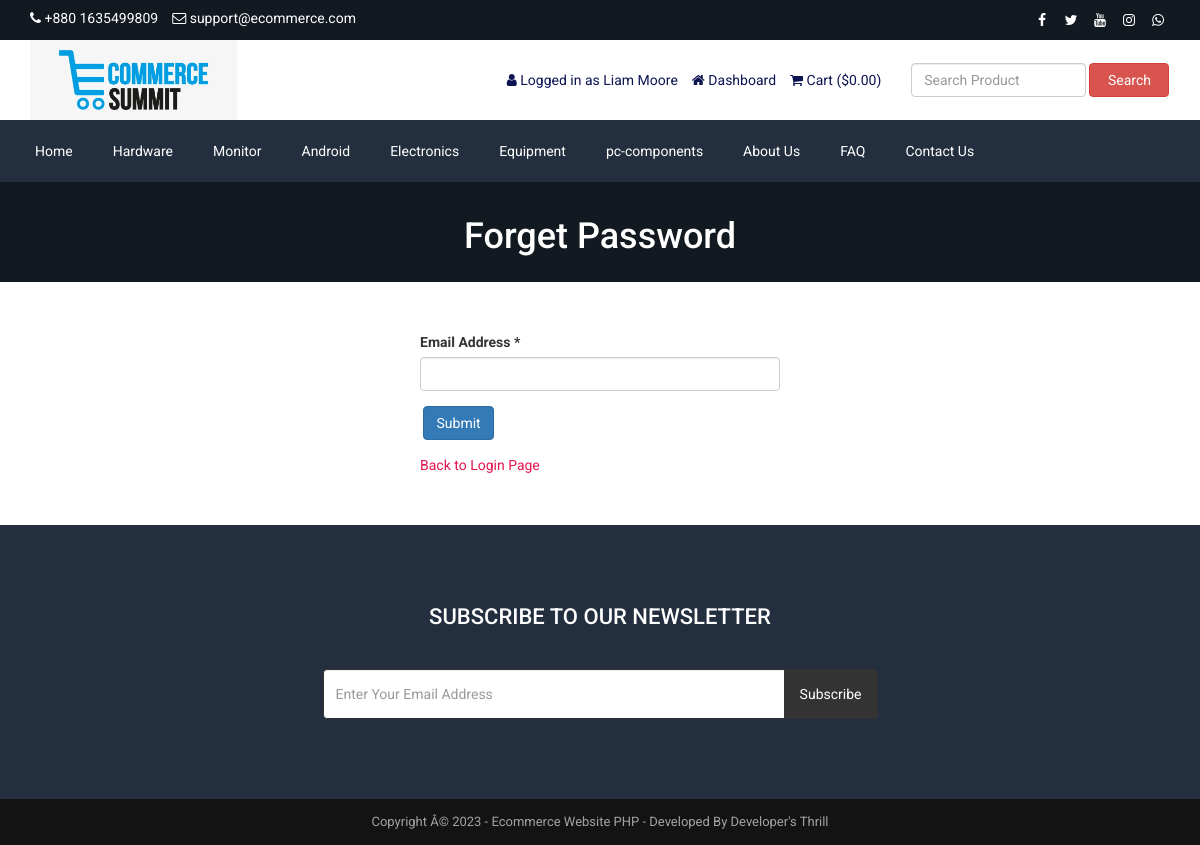
The page /forget-password.php (signed in) on the database its author committed.
### tables this page shows
CREATE TABLE `tbl_settings` (
  `id` int(11) NOT NULL,
  `logo` varchar(255) NOT NULL,
  `favicon` varchar(255) NOT NULL,
  `footer_about` text NOT NULL,
  `footer_copyright` text NOT NULL,
  `contact_address` text NOT NULL,
  `contact_email` varchar(255) NOT NULL,
  `contact_phone` varchar(255) NOT NULL,
  `contact_fax` varchar(255) NOT NULL,
  `contact_map_iframe` text NOT NULL,
  `receive_email` varchar(255) NOT NULL,
  `receive_email_subject` varchar(255) NOT NULL,
  `receive_email_thank_you_message` text NOT NULL,
  `forget_password_message` text NOT NULL,
  `total_recent_post_footer` int(10) NOT NULL,
  `total_popular_post_footer` int(10) NOT NULL,
  `total_recent_post_sidebar` int(11) NOT NULL,
  `total_popular_post_sidebar` int(11) NOT NULL,
  `total_featured_product_home` int(11) NOT NULL,
  `total_latest_product_home` int(11) NOT NULL,
  `total_popular_product_home` int(11) NOT NULL,
  `meta_title_home` text NOT NULL,
  `meta_keyword_home` text NOT NULL,
  `meta_description_home` text NOT NULL,
  `banner_login` varchar(255) NOT NULL,
  `banner_registration` varchar(255) NOT NULL,
  `banner_forget_password` varchar(255) NOT NULL,
  `banner_reset_password` varchar(255) NOT NULL,
  `banner_search` varchar(255) NOT NULL,
  `banner_cart` varchar(255) NOT NULL,
  `banner_checkout` varchar(255) NOT NULL,
  `banner_product_category` varchar(255) NOT NULL,
  `banner_blog` varchar(255) NOT NULL,
  `cta_title` varchar(255) NOT NULL,
  `cta_content` text NOT NULL,
  `cta_read_more_text` varchar(255) NOT NULL,
  `cta_read_more_url` varchar(255) NOT NULL,
  `cta_photo` varchar(255) NOT NULL,
  `featured_product_title` varchar(255) NOT NULL,
  `featured_product_subtitle` varchar(255) NOT NULL,
  `latest_product_title` varchar(255) NOT NULL,
  `latest_product_subtitle` varchar(255) NOT NULL,
  `popular_product_title` varchar(255) NOT NULL,
  `popular_product_subtitle` varchar(255) NOT NULL,
  `testimonial_title` varchar(255) NOT NULL,
  `testimonial_subtitle` varchar(255) NOT NULL,
  `testimonial_photo` varchar(255) NOT NULL,
  `blog_title` varchar(255) NOT NULL,
  `blog_subtitle` varchar(255) NOT NULL,
  `newsletter_text` text NOT NULL,
  `paypal_email` varchar(255) NOT NULL,
  `stripe_public_key` varchar(255) NOT NULL,
  `stripe_secret_key` varchar(255) NOT NULL,
  `bank_detail` text NOT NULL,
  `before_head` text NOT NULL,
  `after_body` text NOT NULL,
  `before_body` text NOT NULL,
  `home_service_on_off` int(11) NOT NULL,
  `home_welcome_on_off` int(11) NOT NULL,
  `home_featured_product_on_off` int(11) NOT NULL,
  `home_latest_product_on_off` int(11) NOT NULL,
  `home_popular_product_on_off` int(11) NOT NULL,
  `home_testimonial_on_off` int(11) NOT NULL,
  `home_blog_on_off` int(11) NOT NULL,
  `newsletter_on_off` int(11) NOT NULL,
  `ads_above_welcome_on_off` int(1) NOT NULL,
  `ads_above_featured_product_on_off` int(1) NOT NULL,
  `ads_above_latest_product_on_off` int(1) NOT NULL,
  `ads_above_popular_product_on_off` int(1) NOT NULL,
  `ads_above_testimonial_on_off` int(1) NOT NULL,
  `ads_category_sidebar_on_off` int(1) NOT NULL
);

CREATE TABLE `tbl_social` (
  `social_id` int(11) NOT NULL,
  `social_name` varchar(30) NOT NULL,
  `social_url` varchar(255) NOT NULL,
  `social_icon` varchar(30) NOT NULL
);

CREATE TABLE `tbl_top_category` (
  `tcat_id` int(11) NOT NULL,
  `tcat_name` varchar(255) NOT NULL,
  `show_on_menu` int(1) NOT NULL
);

CREATE TABLE `tbl_page` (
  `id` int(11) NOT NULL,
  `about_title` varchar(255) NOT NULL,
  `about_content` text NOT NULL,
  `about_banner` varchar(255) NOT NULL,
  `about_meta_title` varchar(255) NOT NULL,
  `about_meta_keyword` text NOT NULL,
  `about_meta_description` text NOT NULL,
  `faq_title` varchar(255) NOT NULL,
  `faq_banner` varchar(255) NOT NULL,
  `faq_meta_title` varchar(255) NOT NULL,
  `faq_meta_keyword` text NOT NULL,
  `faq_meta_description` text NOT NULL,
  `blog_title` varchar(255) NOT NULL,
  `blog_banner` varchar(255) NOT NULL,
  `blog_meta_title` varchar(255) NOT NULL,
  `blog_meta_keyword` text NOT NULL,
  `blog_meta_description` text NOT NULL,
  `contact_title` varchar(255) NOT NULL,
  `contact_banner` varchar(255) NOT NULL,
  `contact_meta_title` varchar(255) NOT NULL,
  `contact_meta_keyword` text NOT NULL,
  `contact_meta_description` text NOT NULL,
  `pgallery_title` varchar(255) NOT NULL,
  `pgallery_banner` varchar(255) NOT NULL,
  `pgallery_meta_title` varchar(255) NOT NULL,
  `pgallery_meta_keyword` text NOT NULL,
  `pgallery_meta_description` text NOT NULL,
  `vgallery_title` varchar(255) NOT NULL,
  `vgallery_banner` varchar(255) NOT NULL,
  `vgallery_meta_title` varchar(255) NOT NULL,
  `vgallery_meta_keyword` text NOT NULL,
  `vgallery_meta_description` text NOT NULL
);

### forget-password.php (the view, shortened to what this page needs)
<?php require_once('header.php'); ?>
<?php
$statement = $pdo->prepare("SELECT * FROM tbl_settings WHERE id=1");
$statement->execute();
$result = $statement->fetchAll(PDO::FETCH_ASSOC);
foreach ($result as $row) {
    $banner_forget_password = $row['banner_forget_password'];
}
?>
<div class="page-banner" style="background-color:#444;background-image: url(assets/uploads/<?php echo $banner_forget_password; ?>);">
    <div class="inner">
        <h1><?php echo LANG_VALUE_97; ?></h1>
    </div>
</div>
<div class="page">
    <div class="container">
        <div class="row">
            <div class="col-md-12">
                <div class="user-content">
                    <form action="" method="post">
                        <div class="row">
                            <div class="col-md-4"></div>
                            <div class="col-md-4">
                                <div class="form-group">
                                    <label for=""><?php echo LANG_VALUE_94; ?> *</label>
                                    <input type="email" class="form-control" name="cust_email">
                                </div>
                                <div class="form-group">
                                    <input type="submit" class="btn btn-primary" value="<?php echo LANG_VALUE_4; ?>" name="form1">
                                </div>
                                <a href="login.php" style="color:#e4144d;"><?php echo LANG_VALUE_12; ?></a>
                            </div>
                        </div>
                    </form>
                </div>
            </div>
        </div>
    </div>
</div>
<?php require_once('footer.php'); ?>

### header.php (shortened to what this page needs)
<?php
include("admin/inc/config.php");
$statement = $pdo->prepare("SELECT * FROM tbl_settings WHERE id=1");
$statement->execute();
$result = $statement->fetchAll(PDO::FETCH_ASSOC);
foreach ($result as $row)
{
	$logo = $row['logo'];
	$contact_email = $row['contact_email'];
	$contact_phone = $row['contact_phone'];
}
?>
<!DOCTYPE html>
<html lang="en">
<head>
	<link rel="stylesheet" href="assets/css/bootstrap.min.css">
	<link rel="stylesheet" href="assets/css/font-awesome.min.css">
	<link rel="stylesheet" href="assets/css/owl.carousel.min.css">
	<link rel="stylesheet" href="assets/css/owl.theme.default.min.css">
	<link rel="stylesheet" href="assets/css/jquery.bxslider.min.css">
    <link rel="stylesheet" href="assets/css/magnific-popup.css">
    <link rel="stylesheet" href="assets/css/rating.css">
	<link rel="stylesheet" href="assets/css/spacing.css">
	<link rel="stylesheet" href="assets/css/bootstrap-touch-slider.css">
	<link rel="stylesheet" href="assets/css/animate.min.css">
	<link rel="stylesheet" href="assets/css/tree-menu.css">
	<link rel="stylesheet" href="assets/css/select2.min.css">
	<link rel="stylesheet" href="assets/css/main.css">
	<link rel="stylesheet" href="assets/css/responsive.css">
	<?php
	$statement = $pdo->prepare("SELECT * FROM tbl_page WHERE id=1");
	$statement->execute();
	$result = $statement->fetchAll(PDO::FETCH_ASSOC);
		?>
</head>
<body>
<div class="top">
	<div class="container">
		<div class="row">
			<div class="col-md-6 col-sm-6 col-xs-12">
				<div class="left">
					<ul>
						<li><i class="fa fa-phone"></i> <?php echo $contact_phone; ?></li>
						<li><i class="fa fa-envelope-o"></i> <?php echo $contact_email; ?></li>
					</ul>
				</div>
			</div>
			<div class="col-md-6 col-sm-6 col-xs-12">
				<div class="right">
					<ul>
						<?php
						$statement = $pdo->prepare("SELECT * FROM tbl_social");
						$statement->execute();
						$result = $statement->fetchAll(PDO::FETCH_ASSOC);
						foreach ($result as $row) {
							?>
							<?php if($row['social_url'] != ''): ?>
							<li><a href="<?php echo $row['social_url']; ?>"><i class="<?php echo $row['social_icon']; ?>"></i></a></li>
							<?php endif; ?>
							<?php
						}
						?>
					</ul>
				</div>
			</div>
		</div>
	</div>
</div>
<div class="header">
	<div class="container">
		<div class="row inner">
			<div class="col-md-4 logo">
				<a href="index.php"><img src="assets/uploads/<?php echo $logo; ?>" alt="logo image"></a>
			</div>
			<div class="col-md-5 right">
				<ul>
					<?php
					if(isset($_SESSION['customer'])) {
						?>
						<li><i class="fa fa-user"></i> <?php echo LANG_VALUE_13; ?> <?php echo $_SESSION['customer']['cust_name']; ?></li>
						<li><a href="dashboard.php"><i class="fa fa-home"></i> <?php echo LANG_VALUE_89; ?></a></li>
						<?php
					} else {
						?>
						<li><a href="login.php"><i class="fa fa-sign-in"></i> <?php echo LANG_VALUE_9; ?></a></li>
						<li><a href="registration.php"><i class="fa fa-user-plus"></i> <?php echo LANG_VALUE_15; ?></a></li>
						<?php
					}
					?>
					<li><a href="cart.php"><i class="fa fa-shopping-cart"></i> <?php echo LANG_VALUE_18; ?> (<?php echo LANG_VALUE_1; ?><?php
					if(isset($_SESSION['cart_p_id'])) {
						$table_total_price = 0;
						$i=0;
	                    foreach($_SESSION['cart_p_qty'] as $key => $value)
	                    {
	                        $i++;
	                        $arr_cart_p_qty[$i] = $value;
	                    }                    $i=0;
	                    foreach($_SESSION['cart_p_current_price'] as $key => $value)
	                    {
	                        $i++;
	                        $arr_cart_p_current_price[$i] = $value;
	                    }
	                    for($i=1;$i<=count($arr_cart_p_qty);$i++) {
	                    	$row_total_price = $arr_cart_p_current_price[$i]*$arr_cart_p_qty[$i];
	                        $table_total_price = $table_total_price + $row_total_price;
	                    }
						echo $table_total_price;
					} else {
						echo '0.00';
					}
					?>)</a></li>
				</ul>
			</div>
			<div class="col-md-3 search-area">
				<form class="navbar-form navbar-left" role="search" action="search-result.php" method="get">
					<div class="form-group">
						<input type="text" class="form-control search-top" placeholder="<?php echo LANG_VALUE_2; ?>" name="search_text">
					</div>
					<button type="submit" class="btn btn-danger"><?php echo LANG_VALUE_3; ?></button>
				</form>
			</div>
		</div>
	</div>
</div>
<div class="nav">
	<div class="container">
		<div class="row">
			<div class="col-md-12 pl_0 pr_0">
				<div class="menu-container">
					<div class="menu">
						<ul>
							<li><a href="index.php">Home</a></li>
							<?php
							$statement = $pdo->prepare("SELECT * FROM tbl_top_category WHERE show_on_menu=1");
							$statement->execute();
							$result = $statement->fetchAll(PDO::FETCH_ASSOC);
							foreach ($result as $row) {
								?>
								<li><a href="product-category.php?id=<?php echo $row['tcat_id']; ?>&type=top-category"><?php echo $row['tcat_name']; ?></a>
								</li>
								<?php
							}
							?>
							<?php
							$statement = $pdo->prepare("SELECT * FROM tbl_page WHERE id=1");
							$statement->execute();
							$result = $statement->fetchAll(PDO::FETCH_ASSOC);
							foreach ($result as $row) {
								$about_title = $row['about_title'];
								$faq_title = $row['faq_title'];
								$contact_title = $row['contact_title'];
							}
							?>
							<li><a href="about.php"><?php echo $about_title; ?></a></li>
							<li><a href="faq.php"><?php echo $faq_title; ?></a></li>
							<li><a href="contact.php"><?php echo $contact_title; ?></a></li>
						</ul>
					</div>
				</div>
			</div>
		</div>
	</div>
</div>

### footer.php (shortened to what this page needs)
<?php
$statement = $pdo->prepare("SELECT * FROM tbl_settings WHERE id=1");
$statement->execute();
$result = $statement->fetchAll(PDO::FETCH_ASSOC);
foreach ($result as $row)
{
	$footer_copyright = $row['footer_copyright'];
    $newsletter_on_off = $row['newsletter_on_off'];
}
?>
<?php if($newsletter_on_off == 1): ?>
<section class="home-newsletter">
	<div class="container">
		<div class="row">
			<div class="col-md-6 col-md-offset-3">
				<div class="single">
				<form action="" method="post">
					<h2><?php echo LANG_VALUE_93; ?></h2>
					<div class="input-group">
			        	<input type="email" class="form-control" placeholder="<?php echo LANG_VALUE_95; ?>" name="email_subscribe">
			         	<span class="input-group-btn">
			         	<button class="btn btn-theme" type="submit" name="form_subscribe"><?php echo LANG_VALUE_92; ?></button>
			         	</span>
			        </div>
				</div>
			</div>
		</div>
	</div>
</section>
<?php endif; ?>
<div class="footer-bottom">
	<div class="container">
		<div class="row">
			<div class="col-md-12 copyright">
				<?php echo $footer_copyright; ?>
			</div>
		</div>
	</div>
</div>
</body>
</html>

### rows shown on the page
tbl_settings: contact_phone "+880 1635499809", contact_email "support@ecommerce.com", logo (picture), banner_forget_password (picture), footer_copyright "Copyright Â© 2023 - Ecommerce Website PHP - Developed By Developer's Thrill"
tbl_top_category: tcat_name "Hardware"
tbl_top_category: tcat_name "Monitor"
tbl_top_category: tcat_name "Android"
tbl_top_category: tcat_name "Electronics"
tbl_top_category: tcat_name "Equipment"
tbl_top_category: tcat_name "pc-components"
tbl_page: about_title "About Us", faq_title "FAQ", contact_title "Contact Us"

### other values the page prints
LANG_VALUE_13 "Logged in as"
$_SESSION['customer']['cust_name'] "Liam Moore"
LANG_VALUE_89 "Dashboard"
LANG_VALUE_18 "Cart"
LANG_VALUE_1 "$"
LANG_VALUE_3 "Search"
LANG_VALUE_97 "Forget Password"
LANG_VALUE_94 "Email Address"
LANG_VALUE_12 "Back to Login Page"
LANG_VALUE_93 "SUBSCRIBE TO OUR NEWSLETTER"
LANG_VALUE_92 "Subscribe"
